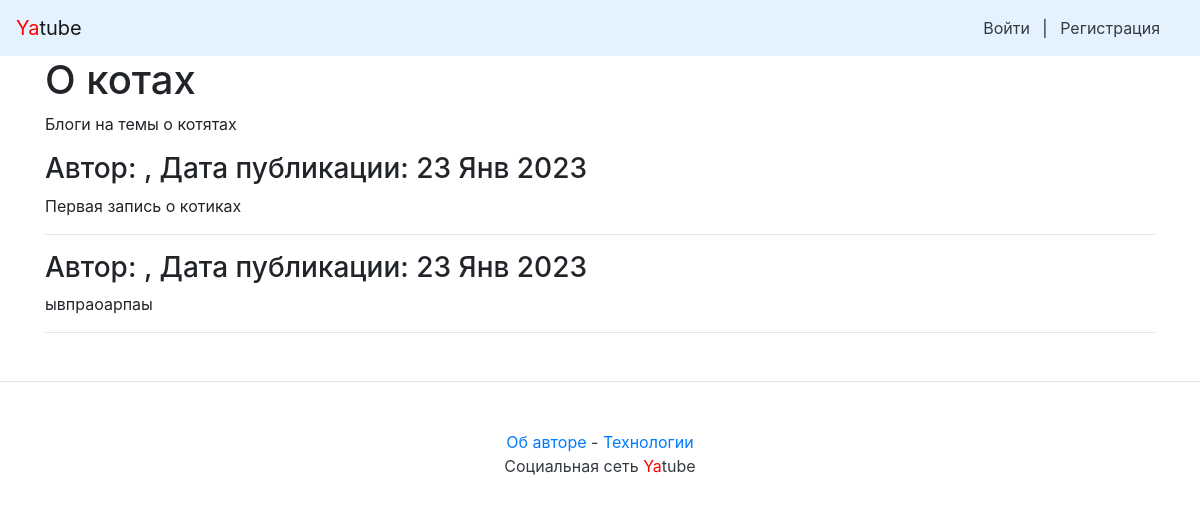
Page /group/cats/ on the earlier database version.
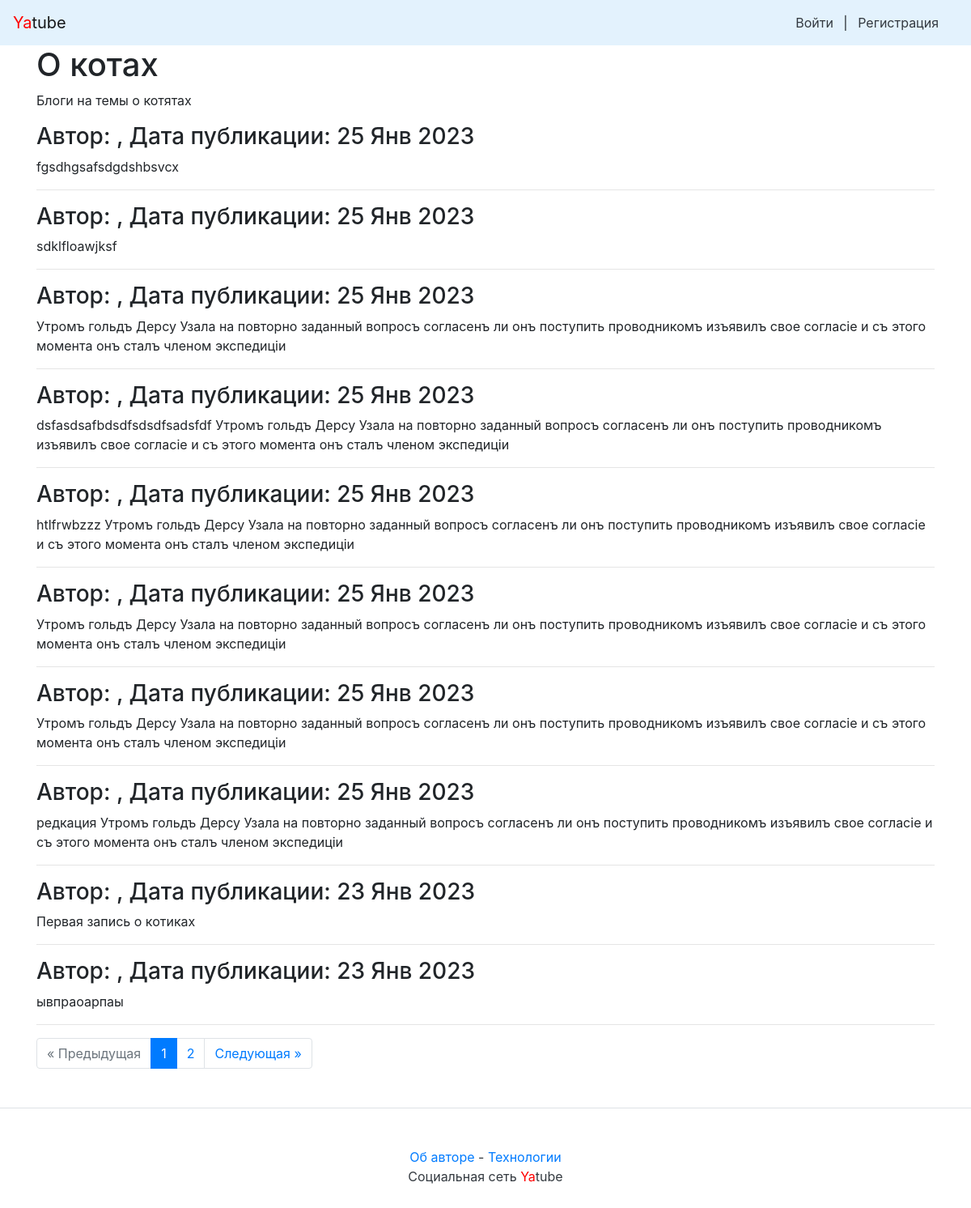
Same page on the later database version.
### posts/models.py (models this page shows, shortened)
class Post(models.Model):
    objects = None
    text = models.TextField(verbose_name='Текст')
    pub_date = models.DateTimeField("date published", auto_now_add=True)
    author = models.ForeignKey(
        User,
        on_delete=models.CASCADE,
        related_name="posts",
        verbose_name='Автор'
    )
    group = models.ForeignKey(
        'Group',
        on_delete=models.CASCADE,
        related_name="posts", blank=True,
        null=True,
        verbose_name='Группа'
    )
    class Meta:
        ordering = ['-pub_date']
        verbose_name = 'Пост'
        verbose_name_plural = 'Посты'

### posts/views.py (the view)
# urls.py: path('group/<slug:slug>/', views.group_posts, name="groups"),
def group_posts(request, slug):
    group = get_object_or_404(Group, slug=slug)
    post_list = group.posts.all()
    paginator = Paginator(post_list, 10)  # показывать по 10 записей на странице.
    page_number = request.GET.get('page')  # переменная в URL с номером запрошенной страницы
    page = paginator.get_page(page_number)  # получить записи с нужным смещением
    return render(
        request,
        "group.html",
        {'page': page, 'paginator': paginator, "group": group}
    )

### posts/context_processors.py (called while the page is built)
def year(request):
    years = datetime.now().year
    return {'year': years}

### posts/models.py (called while the page is built)
    def __str__(self):
        return self.title

### templates/group.html (shortened to what this page needs)
{% extends "base.html" %}
{% block content %}
    <h1>{{ group }}</h1>
    <p>{{ group.description }}</p>
    {% for post in page %}
    <h3>
        Автор: {{ post.author.get_full_name }}, Дата публикации: {{ post.pub_date|date:"d M Y" }}
    </h3>
    <p>{{ post.text|linebreaksbr }}</p>
    <hr>
    {% endfor %}
    {% if page.has_other_pages %}
        {% include "paginator.html" with items=page paginator=paginator %}
    {% endif %}
{% endblock %}

Differences in the rows shown:
added Post: pub_date "25 Янв 2023", text "fgsdhgsafsdgdshbsvcx"
added Post: pub_date "25 Янв 2023", text "sdklfloawjksf"
added Post: pub_date "25 Янв 2023", text "Утромъ гольдъ Дерсу Узала на повторно заданный вопросъ согласенъ ли онъ поступить проводникомъ изъявилъ свое согласіе и съ этого момента онъ сталъ членом экспедиціи"
added Post: pub_date "25 Янв 2023", text "dsfasdsafbdsdfsdsdfsadsfdf Утромъ гольдъ Дерсу Узала на повторно заданный вопросъ согласенъ ли онъ поступить проводникомъ изъявилъ свое согласіе и съ этого момента онъ сталъ членом экспедиціи"
added Post: pub_date "25 Янв 2023", text "htlfrwbzzz Утромъ гольдъ Дерсу Узала на повторно заданный вопросъ согласенъ ли онъ поступить проводникомъ изъявилъ свое согласіе и съ этого момента онъ сталъ членом экспедиціи"
added Post: pub_date "25 Янв 2023", text "Утромъ гольдъ Дерсу Узала на повторно заданный вопросъ согласенъ ли онъ поступить проводникомъ изъявилъ свое согласіе и съ этого момента онъ сталъ членом экспедиціи"
added Post: pub_date "25 Янв 2023", text "Утромъ гольдъ Дерсу Узала на повторно заданный вопросъ согласенъ ли онъ поступить проводникомъ изъявилъ свое согласіе и съ этого момента онъ сталъ членом экспедиціи"
added Post: pub_date "25 Янв 2023", text "редкация Утромъ гольдъ Дерсу Узала на повторно заданный вопросъ согласенъ ли онъ поступить проводникомъ изъявилъ свое согласіе и съ этого момента онъ сталъ членом экспедиціи"
Other differences:
text now shown: "« Предыдущая Следующая »"
new list line: "1"
new list line: "2"
